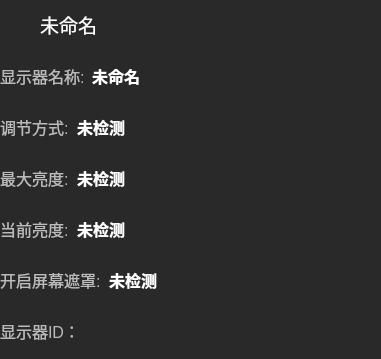
<?xml version="1.0" encoding="UTF-8"?>
<ui version="4.0">
 <class>MonitorInfo</class>
 <widget class="QWidget" name="MonitorInfo">
  <property name="geometry">
   <rect>
    <x>0</x>
    <y>0</y>
    <width>381</width>
    <height>359</height>
   </rect>
  </property>
  <property name="windowTitle">
   <string>Form</string>
  </property>
  <property name="styleSheet">
   <string notr="true">*{
background-color:rgb(41,41,41);
color:#ffffff;
font-size:16px;
}
#display_name,#method,#max_brightness,#current_brightness,#enable_mask
{
margin-left:3px;
font-weight:800;
font-size:16px;
}
#title_name{
font-size:24px;
}</string>
  </property>
  <layout class="QVBoxLayout" name="verticalLayout">
   <property name="leftMargin">
    <number>0</number>
   </property>
   <property name="topMargin">
    <number>0</number>
   </property>
   <property name="rightMargin">
    <number>0</number>
   </property>
   <property name="bottomMargin">
    <number>0</number>
   </property>
   <item>
    <widget class="QWidget" name="widget" native="true">
     <property name="maximumSize">
      <size>
       <width>16777215</width>
       <height>40</height>
      </size>
     </property>
     <layout class="QHBoxLayout" name="horizontalLayout">
      <property name="spacing">
       <number>0</number>
      </property>
      <property name="leftMargin">
       <number>0</number>
      </property>
      <property name="topMargin">
       <number>0</number>
      </property>
      <property name="rightMargin">
       <number>0</number>
      </property>
      <property name="bottomMargin">
       <number>0</number>
      </property>
      <item>
       <widget class="QWidget" name="display_icon" native="true">
        <property name="minimumSize">
         <size>
          <width>24</width>
          <height>24</height>
         </size>
        </property>
        <property name="maximumSize">
         <size>
          <width>24</width>
          <height>24</height>
         </size>
        </property>
        <property name="styleSheet">
         <string notr="true">image: url(:/img/xianshiqi.svg);
</string>
        </property>
       </widget>
      </item>
      <item>
       <widget class="QLabel" name="title_name">
        <property name="styleSheet">
         <string notr="true">margin-left:10px;</string>
        </property>
        <property name="text">
         <string>&lt;html&gt;&lt;head/&gt;&lt;body&gt;&lt;p&gt;&lt;span style=&quot; font-size:14pt;&quot;&gt;未命名&lt;/span&gt;&lt;/p&gt;&lt;/body&gt;&lt;/html&gt;</string>
        </property>
       </widget>
      </item>
     </layout>
    </widget>
   </item>
   <item>
    <widget class="QWidget" name="widget_3" native="true">
     <property name="maximumSize">
      <size>
       <width>16777215</width>
       <height>40</height>
      </size>
     </property>
     <layout class="QHBoxLayout" name="horizontalLayout_2">
      <property name="spacing">
       <number>0</number>
      </property>
      <property name="leftMargin">
       <number>0</number>
      </property>
      <property name="topMargin">
       <number>0</number>
      </property>
      <property name="rightMargin">
       <number>0</number>
      </property>
      <property name="bottomMargin">
       <number>0</number>
      </property>
      <item>
       <widget class="QLabel" name="label_3">
        <property name="sizePolicy">
         <sizepolicy hsizetype="Minimum" vsizetype="Preferred">
          <horstretch>0</horstretch>
          <verstretch>0</verstretch>
         </sizepolicy>
        </property>
        <property name="minimumSize">
         <size>
          <width>0</width>
          <height>0</height>
         </size>
        </property>
        <property name="maximumSize">
         <size>
          <width>85</width>
          <height>100</height>
         </size>
        </property>
        <property name="styleSheet">
         <string notr="true">color:rgb(187,187,187)</string>
        </property>
        <property name="text">
         <string>显示器名称:</string>
        </property>
       </widget>
      </item>
      <item>
       <widget class="QLabel" name="display_name">
        <property name="maximumSize">
         <size>
          <width>16777215</width>
          <height>100</height>
         </size>
        </property>
        <property name="text">
         <string>&lt;html&gt;&lt;head/&gt;&lt;body&gt;&lt;p&gt;&lt;span style=&quot; font-size:12pt;&quot;&gt;未命名&lt;/span&gt;&lt;/p&gt;&lt;/body&gt;&lt;/html&gt;</string>
        </property>
       </widget>
      </item>
     </layout>
    </widget>
   </item>
   <item>
    <widget class="QWidget" name="widget_4" native="true">
     <property name="maximumSize">
      <size>
       <width>16777215</width>
       <height>40</height>
      </size>
     </property>
     <layout class="QHBoxLayout" name="horizontalLayout_3">
      <property name="spacing">
       <number>0</number>
      </property>
      <property name="leftMargin">
       <number>0</number>
      </property>
      <property name="topMargin">
       <number>0</number>
      </property>
      <property name="rightMargin">
       <number>0</number>
      </property>
      <property name="bottomMargin">
       <number>0</number>
      </property>
      <item>
       <widget class="QLabel" name="label_5">
        <property name="sizePolicy">
         <sizepolicy hsizetype="Preferred" vsizetype="Preferred">
          <horstretch>0</horstretch>
          <verstretch>0</verstretch>
         </sizepolicy>
        </property>
        <property name="maximumSize">
         <size>
          <width>70</width>
          <height>100</height>
         </size>
        </property>
        <property name="styleSheet">
         <string notr="true">color:rgb(187,187,187)</string>
        </property>
        <property name="text">
         <string>调节方式:</string>
        </property>
       </widget>
      </item>
      <item>
       <widget class="QLabel" name="method">
        <property name="maximumSize">
         <size>
          <width>16777215</width>
          <height>100</height>
         </size>
        </property>
        <property name="text">
         <string>&lt;html&gt;&lt;head/&gt;&lt;body&gt;&lt;p&gt;未检测&lt;/p&gt;&lt;/body&gt;&lt;/html&gt;</string>
        </property>
       </widget>
      </item>
     </layout>
    </widget>
   </item>
   <item>
    <widget class="QWidget" name="widget_5" native="true">
     <property name="maximumSize">
      <size>
       <width>16777215</width>
       <height>40</height>
      </size>
     </property>
     <layout class="QHBoxLayout" name="horizontalLayout_4">
      <property name="spacing">
       <number>0</number>
      </property>
      <property name="leftMargin">
       <number>0</number>
      </property>
      <property name="topMargin">
       <number>0</number>
      </property>
      <property name="rightMargin">
       <number>0</number>
      </property>
      <property name="bottomMargin">
       <number>0</number>
      </property>
      <item>
       <widget class="QLabel" name="label_7">
        <property name="sizePolicy">
         <sizepolicy hsizetype="Preferred" vsizetype="Preferred">
          <horstretch>0</horstretch>
          <verstretch>0</verstretch>
         </sizepolicy>
        </property>
        <property name="maximumSize">
         <size>
          <width>70</width>
          <height>100</height>
         </size>
        </property>
        <property name="styleSheet">
         <string notr="true">color:rgb(187,187,187)</string>
        </property>
        <property name="text">
         <string>最大亮度:</string>
        </property>
       </widget>
      </item>
      <item>
       <widget class="QLabel" name="max_brightness">
        <property name="maximumSize">
         <size>
          <width>16777215</width>
          <height>100</height>
         </size>
        </property>
        <property name="text">
         <string>&lt;html&gt;&lt;head/&gt;&lt;body&gt;&lt;p&gt;未检测&lt;/p&gt;&lt;/body&gt;&lt;/html&gt;</string>
        </property>
       </widget>
      </item>
     </layout>
    </widget>
   </item>
   <item>
    <widget class="QWidget" name="widget_6" native="true">
     <property name="maximumSize">
      <size>
       <width>16777215</width>
       <height>40</height>
      </size>
     </property>
     <layout class="QHBoxLayout" name="horizontalLayout_5">
      <property name="spacing">
       <number>0</number>
      </property>
      <property name="leftMargin">
       <number>0</number>
      </property>
      <property name="topMargin">
       <number>0</number>
      </property>
      <property name="rightMargin">
       <number>0</number>
      </property>
      <property name="bottomMargin">
       <number>0</number>
      </property>
      <item>
       <widget class="QLabel" name="label_9">
        <property name="sizePolicy">
         <sizepolicy hsizetype="Preferred" vsizetype="Preferred">
          <horstretch>0</horstretch>
          <verstretch>0</verstretch>
         </sizepolicy>
        </property>
        <property name="maximumSize">
         <size>
          <width>70</width>
          <height>100</height>
         </size>
        </property>
        <property name="styleSheet">
         <string notr="true">color:rgb(187,187,187)</string>
        </property>
        <property name="text">
         <string>当前亮度:</string>
        </property>
       </widget>
      </item>
      <item>
       <widget class="QLabel" name="current_brightness">
        <property name="minimumSize">
         <size>
          <width>56</width>
          <height>0</height>
         </size>
        </property>
        <property name="maximumSize">
         <size>
          <width>16777215</width>
          <height>16777215</height>
         </size>
        </property>
        <property name="text">
         <string>&lt;html&gt;&lt;head/&gt;&lt;body&gt;&lt;p&gt;未检测&lt;/p&gt;&lt;/body&gt;&lt;/html&gt;</string>
        </property>
       </widget>
      </item>
     </layout>
    </widget>
   </item>
   <item>
    <widget class="QWidget" name="widget_7" native="true">
     <property name="maximumSize">
      <size>
       <width>16777215</width>
       <height>40</height>
      </size>
     </property>
     <layout class="QHBoxLayout" name="horizontalLayout_6">
      <property name="spacing">
       <number>0</number>
      </property>
      <property name="leftMargin">
       <number>0</number>
      </property>
      <property name="topMargin">
       <number>0</number>
      </property>
      <property name="rightMargin">
       <number>0</number>
      </property>
      <property name="bottomMargin">
       <number>0</number>
      </property>
      <item>
       <widget class="QLabel" name="label_11">
        <property name="sizePolicy">
         <sizepolicy hsizetype="Preferred" vsizetype="Preferred">
          <horstretch>0</horstretch>
          <verstretch>0</verstretch>
         </sizepolicy>
        </property>
        <property name="maximumSize">
         <size>
          <width>102</width>
          <height>16777215</height>
         </size>
        </property>
        <property name="styleSheet">
         <string notr="true">color:rgb(187,187,187)</string>
        </property>
        <property name="text">
         <string>开启屏幕遮罩:</string>
        </property>
       </widget>
      </item>
      <item>
       <widget class="QLabel" name="enable_mask">
        <property name="maximumSize">
         <size>
          <width>16777215</width>
          <height>104</height>
         </size>
        </property>
        <property name="text">
         <string>&lt;html&gt;&lt;head/&gt;&lt;body&gt;&lt;p&gt;未检测&lt;/p&gt;&lt;/body&gt;&lt;/html&gt;</string>
        </property>
       </widget>
      </item>
     </layout>
    </widget>
   </item>
   <item>
    <widget class="QWidget" name="widget_2" native="true">
     <property name="maximumSize">
      <size>
       <width>16777215</width>
       <height>40</height>
      </size>
     </property>
     <layout class="QHBoxLayout" name="horizontalLayout_7">
      <property name="spacing">
       <number>0</number>
      </property>
      <property name="leftMargin">
       <number>0</number>
      </property>
      <property name="topMargin">
       <number>0</number>
      </property>
      <property name="rightMargin">
       <number>0</number>
      </property>
      <property name="bottomMargin">
       <number>0</number>
      </property>
      <item>
       <widget class="QLabel" name="label_12">
        <property name="sizePolicy">
         <sizepolicy hsizetype="Preferred" vsizetype="Preferred">
          <horstretch>0</horstretch>
          <verstretch>0</verstretch>
         </sizepolicy>
        </property>
        <property name="maximumSize">
         <size>
          <width>73</width>
          <height>16777215</height>
         </size>
        </property>
        <property name="styleSheet">
         <string notr="true">color:rgb(187,187,187)</string>
        </property>
        <property name="text">
         <string>显示器ID：</string>
        </property>
       </widget>
      </item>
      <item>
       <widget class="QLabel" name="display_id">
        <property name="maximumSize">
         <size>
          <width>16777215</width>
          <height>104</height>
         </size>
        </property>
        <property name="text">
         <string/>
        </property>
       </widget>
      </item>
     </layout>
    </widget>
   </item>
  </layout>
 </widget>
 <resources/>
 <connections/>
</ui>
